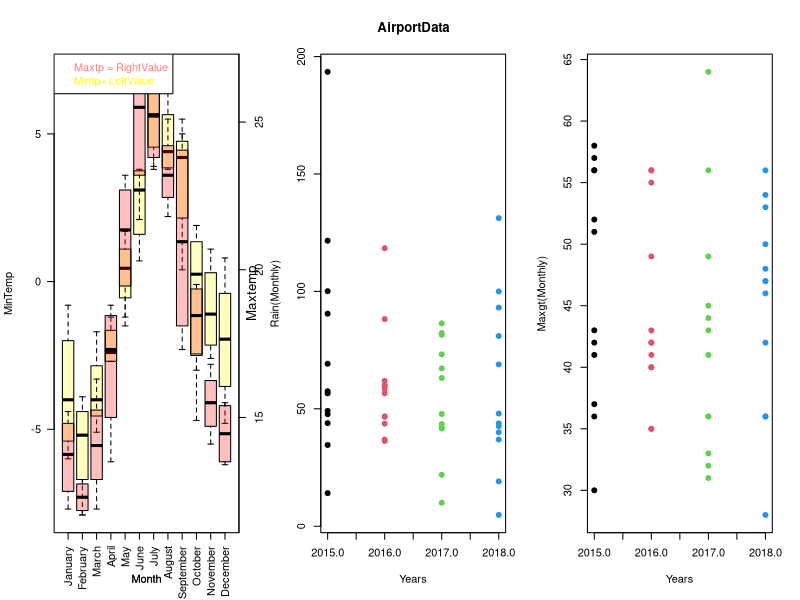

Generate this figure with R:
## ---- chunk 1
library(readr)
DublinAirport <- read_csv("mly532.csv", skip = 19)
View(DublinAirport)
## ---- chunk 2
#Transform the column months to a factor with labels given by the month names.

DublinAirport$month = factor(DublinAirport$month, 1:12, month.name)
## ---- chunk 3
#compute which month has on average the highest and the lowest Precipitation Amount.

Q = aggregate(DublinAirport$rain, by = list(DublinAirport$month),mean)


colnames(Q) = c("Month","Rain")
Q[which.max(Q$Rain),]
Q[which.min(Q$Rain),]
## ---- chunk 4
# Create a new column which contains a factor indicating the season

DublinAirport$new.col = factor(DublinAirport$month,month.name,labels = c("Winter","Winter","Spring","Spring","Spring","Summer","Summer","Summer","Autumn","Autumn","Autumn","Winter"),exclude = NULL)
colnames(DublinAirport)[13] = "Seasons"

## ---- chunk 5
#Add a class Wheatherdata to object
class(DublinAirport) = c("WeatherData","data.frame")
class(DublinAirport)
## ---- chunk 6

# Summary method for an object of class WeatherData which produces
# the following statistical summaries the rain, maxtp, mintp, maxgt variables split by
# season: mean, standard deviation, minimum, maximum. 


summary.WeatherData = function(x) {
  
  
  #RainData
  a = aggregate(x$rain, by = list(x$Seasons),mean)
  colnames(a) = c("Season","Mean(Rain)")
  a2 = aggregate(x$rain, by = list(x$Seasons),sd)
  colnames(a2) = c("Season","Sd(Rain)")
  a3 = aggregate(x$rain, by = list(x$Seasons),min)
  colnames(a3) = c("Season","Min(Rain)")
  a4 = aggregate(x$rain, by = list(x$Seasons),max)
  colnames(a4) = c("Season","Max(Rain)")
  
  a = merge(a,a2)
  a = merge(a,a3)
  a = merge(a,a4)
  
  
  #Mintp data
  
  b= aggregate(x$mintp, by = list(x$Seasons),mean)
  colnames(b) = c("Season","Mean(Mintp)")
  b2= aggregate(x$mintp, by = list(x$Seasons),sd)
  colnames(b2) = c("Season","Sd(Mintp)")
  b3= aggregate(x$mintp, by = list(x$Seasons),min)
  colnames(b3) = c("Season","Min(Mintp)")
  b4= aggregate(x$mintp, by = list(x$Seasons),max)
  colnames(b4) = c("Season","Max(Mintp)")
  
  b = merge(b,b2)
  b = merge(b,b3)
  b = merge(b,b4)
  
  #Maxtp Data
  
  c= aggregate(x$maxtp, by = list(x$Seasons),mean,na.rm = T)
  colnames(c) = c("Season","Mean(Maxtp)")
  c2= aggregate(x$maxtp, by = list(x$Seasons),sd,na.rm = T)
  colnames(c2) = c("Season","Sd(Maxtp)")
  c3= aggregate(x$maxtp, by = list(x$Seasons),min,na.rm = T)
  colnames(c3) = c("Season","Min(Maxtp)")
  c4= aggregate(x$maxtp, by = list(x$Seasons),max,na.rm = T)
  colnames(c4) = c("Season","Max(Maxtp)")
  
  c = merge(c,c2)
  c = merge(c,c3)
  c = merge(c,c4)
  
  #Maxgt Data
  
  d= aggregate(x$maxgt,by = list(x$Seasons),mean,na.rm = T)
  colnames(d) = c("Season","Mean(Maxgt)")
  d2= aggregate(x$maxgt,by = list(x$Seasons),sd,na.rm = T)
  colnames(d2) = c("Season","Sd(Maxgt)")
  d3= aggregate(x$maxgt,by = list(x$Seasons),min,na.rm = T)
  colnames(d3) = c("Season","Min(Maxgt)")
  d4= aggregate(x$maxgt,by = list(x$Seasons),max,na.rm = T)
  colnames(d4) = c("Season","Max(Maxgt)")
  
  d = merge(d,d2)
  d = merge(d,d3)
  d = merge(d,d4)
  
   print(a)
  print(b)
  print(c)
  print(d)
  }

# run summary function

summary(DublinAirport)
 
#DataFrame1 = Every year the dublin airport faces a high average rainfall 
#regardless of the season. 
#The minimum and historical maximum are between 4mm to 200mm 
#with a total everage of 65mm with a variation range of 35mm.

#Dataframe2-3 = The dublin airport historically faces temperatures
#lower than the European average but these do not represent 
#a risk for the circulation of aircraft. 
#Winters face temperatures with average minimum values around -3 degrees
#with and maximums around 2 degrees.
#While the average maximum values during the summer are around 23 degrees.
#Except in special situations therefore the temperature does not represent
#a danger for the circulation of the aircraft.

#Dataframe4 = The power of the gusts is the most critical data for Dublin airport. 
#In every season the airport faces medium gusts of around 45 knots 
#and this can represent a danger for the moving aircraft 
#during take-off and landing.



## ---- chunk 7

# S3 plot method for the class WeatherData that produces the following plots:

# (1) Plot of the monthly Air Temperature (C) (maxtp, mintp).
# (2) Plot of the Precipitation Amount (mm) (rain).
# (3) Plot of the Highest Gust (knot) (maxgt).

# User is able to decide which years to plot ( default 2015-2018 )
# User is able to decide which plot to draw ( default the function will create all three plots)



plot.WeatherData = function(z, x, y,plot1=T,plot2=T,plot3=T) {
  
  if(missing(x)) {x = 2015}
     if(missing(y)) {y = 2018}
     
  a = x:y

q = z[z$year %in% a,]

par(mfrow = c(1,3))
  
  if (plot1 != FALSE){plot(q$month, q$mintp, col=rgb(1,1,0,1/4), xlab= "Month",ylab= "MinTemp",las = 2)
    
  par(new = TRUE)
  
  plot(q$month, q$maxtp, type = "l", axes = FALSE, bty = "n",xlab= "Month",ylab=NULL,col=rgb(1,0,0,1/4),las = 2)
  axis(side=4, at = pretty(range(q$maxtp)))
  legend("topleft",legend= c("Maxtp = RightValue", "Mintp= LeftValue"),text.col = c(rgb(1,0,0,1/2),rgb(1,1,0,1))) 
 mtext("Maxtemp",4,0.5,cex = 0.8) }  else {plot(NULL)}

nCol = 12


 if (plot2 != FALSE) {plot(q$year,q$rain,type="p",col=rep(1:nCol, each = 12),xlab = "Years",ylab="Rain(Monthly)",main = "AirportData",pch = 19)} else {plot(NULL)}
  
if (plot3 != FALSE) { plot(q$year,q$maxgt,type="p",col=rep(1:nCol, each = 12),xlab="Years",ylab="Maxgt(Monthly)",pch = 19)} else {plot(NULL)}
}

#Run plot function 

plot(DublinAirport)


